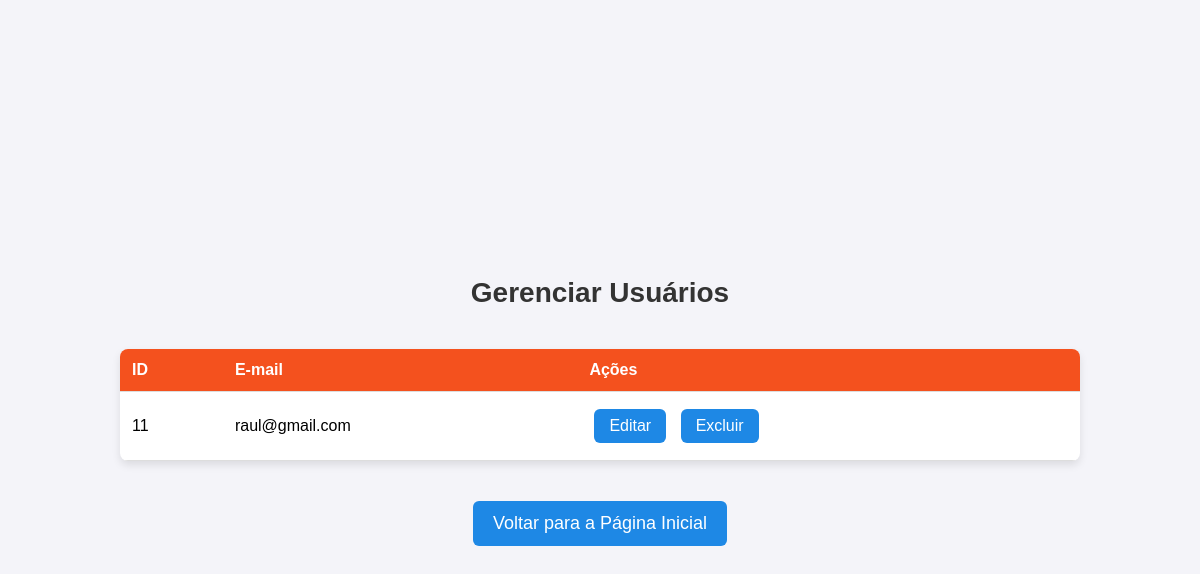
/admin/gerenciar_usuarios.php, run on an earlier commit of the app's database.
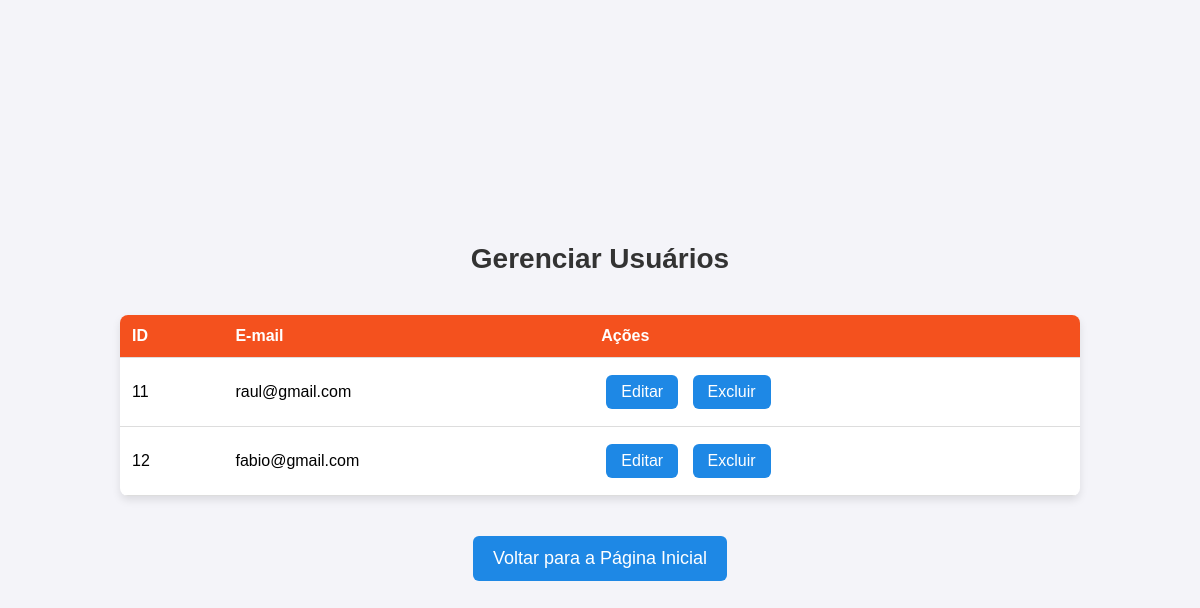
And on a later commit of the database.
### tables this page shows
CREATE TABLE `clientes` (
  `id` int(11) NOT NULL,
  `email` varchar(255) NOT NULL,
  `senha` varchar(255) NOT NULL,
  `created_at` timestamp NOT NULL DEFAULT current_timestamp(),
  `criado_em` timestamp NOT NULL DEFAULT current_timestamp()
);

### admin/gerenciar_usuarios.php (the view, shortened to what this page needs)
<?php
include('../includes/conexao.php');
$stmt = $pdo->query("SELECT * FROM clientes");
$usuarios = $stmt->fetchAll();
?>
<!DOCTYPE html>
<html lang="pt-br">
<head>
</head>
<body>
<h2>Gerenciar Usuários</h2>
<table>
    <tr>
        <th>ID</th>
        <th>E-mail</th>
        <th>Ações</th>
    </tr>
    <?php foreach ($usuarios as $usuario): ?>
        <tr>
            <td><?php echo htmlspecialchars($usuario['id']); ?></td>
            <td><?php echo htmlspecialchars($usuario['email']); ?></td>
            <td>
                <a href="editar_usuario.php?id=<?php echo $usuario['id']; ?>" class="button">Editar</a>
                <a href="gerenciar_usuarios.php?excluir_id=<?php echo $usuario['id']; ?>" class="button" onclick="return confirm('Tem certeza que deseja excluir este usuário?')">Excluir</a>
            </td>
        </tr>
    <?php endforeach; ?>
</table>
<a href="index.php" class="back-button">Voltar para a Página Inicial</a>
</body>
</html>

### admin/gerenciar_usuarios.php (style rules this page uses)
body { font-family: Arial, sans-serif; background-color: #f4f4f9; margin: 0; padding: 0; display: flex; justify-content: center; align-items: center; height: 100vh; flex-direction: column; }
h2 { text-align: center; color: #333; font-size: 28px; margin-bottom: 20px; }
table { width: 80%; border-collapse: collapse; margin: 20px 0; background-color: #fff; box-shadow: 0 4px 8px rgba(0, 0, 0, 0.1); border-radius: 8px; overflow: hidden; }
th, td { padding: 12px; text-align: left; border-bottom: 1px solid #ddd; }
th { background-color: #f4511e; color: white; }
.button { padding: 8px 15px; background-color: #1E88E5; color: white; border-radius: 6px; text-decoration: none; font-size: 16px; margin: 5px; display: inline-block; transition: background-color 0.3s ease, transform 0.2s ease; }
.back-button { display: inline-block; padding: 12px 20px; background-color: #1E88E5; color: white; border-radius: 6px; text-decoration: none; font-size: 18px; margin-top: 20px; transition: background-color 0.3s ease, transform 0.2s ease; }

What changed in the data, as far as the page shows it:
added clientes: id "12", email "fabio@gmail.com"
